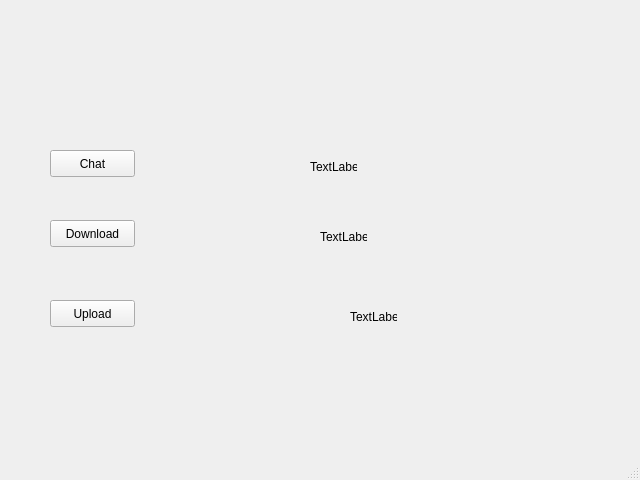
<?xml version="1.0" encoding="UTF-8"?>
<ui version="4.0">
 <class>MainWindow</class>
 <widget class="QMainWindow" name="MainWindow">
  <property name="geometry">
   <rect>
    <x>0</x>
    <y>0</y>
    <width>640</width>
    <height>480</height>
   </rect>
  </property>
  <property name="windowTitle">
   <string>MainWindow</string>
  </property>
  <widget class="QWidget" name="centralwidget">
   <widget class="QPushButton" name="pushButton_2">
    <property name="geometry">
     <rect>
      <x>50</x>
      <y>150</y>
      <width>85</width>
      <height>27</height>
     </rect>
    </property>
    <property name="text">
     <string>Chat</string>
    </property>
   </widget>
   <widget class="QPushButton" name="pushButton_3">
    <property name="geometry">
     <rect>
      <x>50</x>
      <y>220</y>
      <width>85</width>
      <height>27</height>
     </rect>
    </property>
    <property name="text">
     <string>Download</string>
    </property>
   </widget>
   <widget class="QPushButton" name="pushButton_4">
    <property name="geometry">
     <rect>
      <x>50</x>
      <y>300</y>
      <width>85</width>
      <height>27</height>
     </rect>
    </property>
    <property name="text">
     <string>Upload</string>
    </property>
   </widget>
   <widget class="QLabel" name="label">
    <property name="geometry">
     <rect>
      <x>310</x>
      <y>160</y>
      <width>47</width>
      <height>14</height>
     </rect>
    </property>
    <property name="text">
     <string>TextLabel</string>
    </property>
   </widget>
   <widget class="QLabel" name="label_2">
    <property name="geometry">
     <rect>
      <x>320</x>
      <y>230</y>
      <width>47</width>
      <height>14</height>
     </rect>
    </property>
    <property name="text">
     <string>TextLabel</string>
    </property>
   </widget>
   <widget class="QLabel" name="label_3">
    <property name="geometry">
     <rect>
      <x>350</x>
      <y>310</y>
      <width>47</width>
      <height>14</height>
     </rect>
    </property>
    <property name="text">
     <string>TextLabel</string>
    </property>
   </widget>
  </widget>
  <widget class="QMenuBar" name="menubar">
   <property name="geometry">
    <rect>
     <x>0</x>
     <y>0</y>
     <width>640</width>
     <height>22</height>
    </rect>
   </property>
  </widget>
  <widget class="QStatusBar" name="statusbar"/>
 </widget>
 <resources/>
 <connections>
  <connection>
   <sender>pushButton_2</sender>
   <signal>clicked()</signal>
   <receiver>label</receiver>
   <slot>clear()</slot>
   <hints>
    <hint type="sourcelabel">
     <x>122</x>
     <y>183</y>
    </hint>
    <hint type="destinationlabel">
     <x>322</x>
     <y>188</y>
    </hint>
   </hints>
  </connection>
  <connection>
   <sender>pushButton_3</sender>
   <signal>clicked()</signal>
   <receiver>label_2</receiver>
   <slot>clear()</slot>
   <hints>
    <hint type="sourcelabel">
     <x>75</x>
     <y>253</y>
    </hint>
    <hint type="destinationlabel">
     <x>332</x>
     <y>260</y>
    </hint>
   </hints>
  </connection>
  <connection>
   <sender>pushButton_4</sender>
   <signal>clicked()</signal>
   <receiver>label_3</receiver>
   <slot>clear()</slot>
   <hints>
    <hint type="sourcelabel">
     <x>131</x>
     <y>346</y>
    </hint>
    <hint type="destinationlabel">
     <x>357</x>
     <y>339</y>
    </hint>
   </hints>
  </connection>
 </connections>
</ui>
